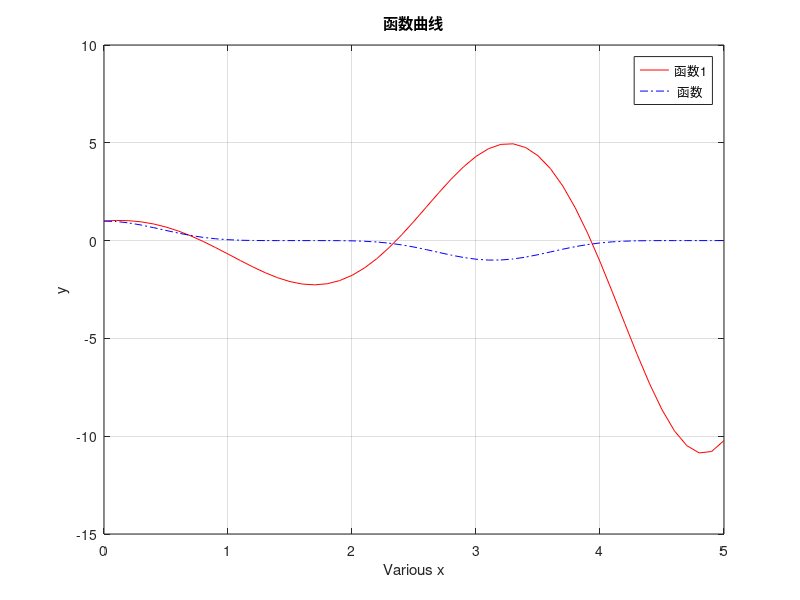

Source code (MATLAB):
close all
clear
clc
%% Add Legend of Figure
x = 0 : 0.1 : 5;
y1 = exp(0.5 * x) .* cos(2 * x);
y2 = cos (x) .^ 5;
plot(x,y1,'r-',x,y2,'b-.')
hold on
legend( '函数1' , ' 函数' ); 
title('函数曲线');
xlabel('Various x');
ylabel('y');
grid on
